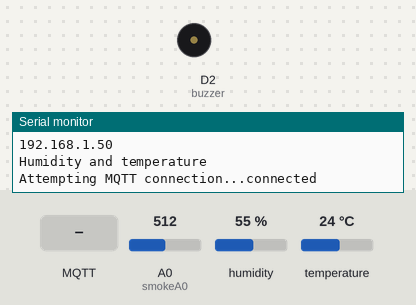
A sketch run on a simulated ESP8266 (NodeMCU). On the bench: buzzer (waves = sounding), the last lines printed to the serial monitor. The inputs (shaded band) are chosen by the test bench; at power-on: A0 (smokeA0) = 512, humidity 55 %, temperature 24 °C. WiFi joins after 1.5 s; servers stay silent unless stated; no MQTT or app messages arrive unless stated.

Above: at 9.7 s.
9.8 s: MQTT message "2" arrives on the first subscribed topic
At 12.6 s:
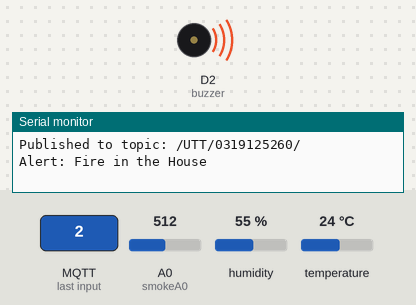
13.6 s: MQTT message "on" arrives on the first subscribed topic
22.6 s: MQTT message "off" arrives on the first subscribed topic
Timing chart, 0 to 25.8 s (numbered marks = the images above; inputs shaded):
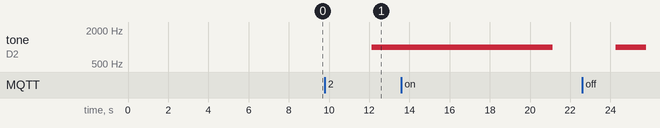

The sketch:

TerrariumFull.ino
```cpp
#include "DHT.h"        // including the library of DHT11 temperature and humidity sensor
#define DHTTYPE DHT11   // DHT 11
#define BLYNK_PRINT Serial
#include <ESP8266WiFi.h>
#define dht_dpin D4
#include <BlynkSimpleEsp8266.h>
#include <PubSubClient.h>

const char* ssid = "Totalplay-419C";
const char* password = "419C8DFD9jVhmqg3";
const char* mqtt_broker = "broker.hivemq.com";

int buzzer = D2;
int smokeA0 = A0;
// Your threshold value. You might need to change it.
int sensorThres = 500;

WiFiClient espClient;
PubSubClient client(espClient);
unsigned long lasMsg = 0;
char OutTopic[] = "/UTT/0319125260/";
char InTopic[] = "/UTT/0319125260/cntrl/";
int Ts = 12000; //milliseconds sampling rate
int port = 1883;
DHT dht(dht_dpin, DHTTYPE);

void setup_wifi() {
  // We start by connecting to a WiFi network
  Serial.println();
  Serial.print("Connecting to");
  Serial.println(ssid);

  WiFi.mode(WIFI_STA);
  WiFi.begin(ssid, password);

  while (WiFi.status() != WL_CONNECTED) {
    delay(500);
    Serial.print(".");
    }
  randomSeed(micros());
  Serial.println("");
  Serial.println("WiFi connected");
  Serial.println("IP address: ");
  Serial.println(WiFi.localIP());
}

void callback(char* topic, byte* payload, unsigned int length) {
  // put your main code here, to run repeatedly:
  Serial.print("Message arrived [");
  Serial.print(topic);
  Serial.print("] ");
  for (int i = 0; i < length; i++){
    Serial.print((char)payload[i]);
  }
  Serial.println();
if((char)payload[0] == '2'){
    digitalWrite(BUILTIN_LED, LOW);
  }else{
    digitalWrite(BUILTIN_LED, HIGH);
  }
}

void reconnect() {
  while (!client.connected()){
    Serial.print("Attempting MQTT connection...");
    String clientId = "NMCI-0319125260";
    if(client.connect(clientId.c_str())){
      Serial.println("connected");
      client.subscribe(InTopic);
      }else{
        Serial.print("failed, rc= ");
        Serial.print(client.state());
        Serial.println("try again in 5 seconds");
        delay(2000);
      }
    }
  }

void setup()
{

  pinMode(buzzer, OUTPUT);
  pinMode(smokeA0, INPUT);

  pinMode(BUILTIN_LED, OUTPUT);
  Serial.begin(9600);
  setup_wifi();
  client.setServer(mqtt_broker, port);
  client.setCallback(callback);

  dht.begin();
  Serial.begin(9600);
  Serial.println("Humidity and temperature\n\n");
  delay(7000);

}

void loop() {
   if(!client.connected()){
    reconnect();
    }
    client.loop();
    unsigned long now = millis();
    if(now - lasMsg > Ts){
      float analogSensor = analogRead(smokeA0);
      float ToC = dht.readHumidity();
      float RH = dht.readTemperature();
      String JSON_msg = "{\"n\":\"0319125260\",\"ToC\":" + String(ToC, 2);
             JSON_msg += ",\"RH\":" + String(RH, 0);
             JSON_msg += ",\"Air0\":" + String(analogSensor, 0) + "}\n";
      Serial.print("Publish message");
      Serial.println(JSON_msg);
      char JSON_msg_array[60];
      int JSON_msg_length = JSON_msg.length();
      JSON_msg.toCharArray(JSON_msg_array, 60);
      Serial.println(JSON_msg_array);
      if (client.connected()){
        client.publish(OutTopic, JSON_msg_array);
        Serial.print("Published to topic: ");
        Serial.println(OutTopic);
        }else{
          Serial.print("Not connected to broker... couldn't send MQTT message...");
        }
        if (analogSensor > sensorThres)
       {
         tone(buzzer, 1000, 9000);
         Serial.print("Alert: Fire in the House\n");
       }
       else
       {
         noTone(buzzer);
       }
        lasMsg = millis();
      }
}
```
